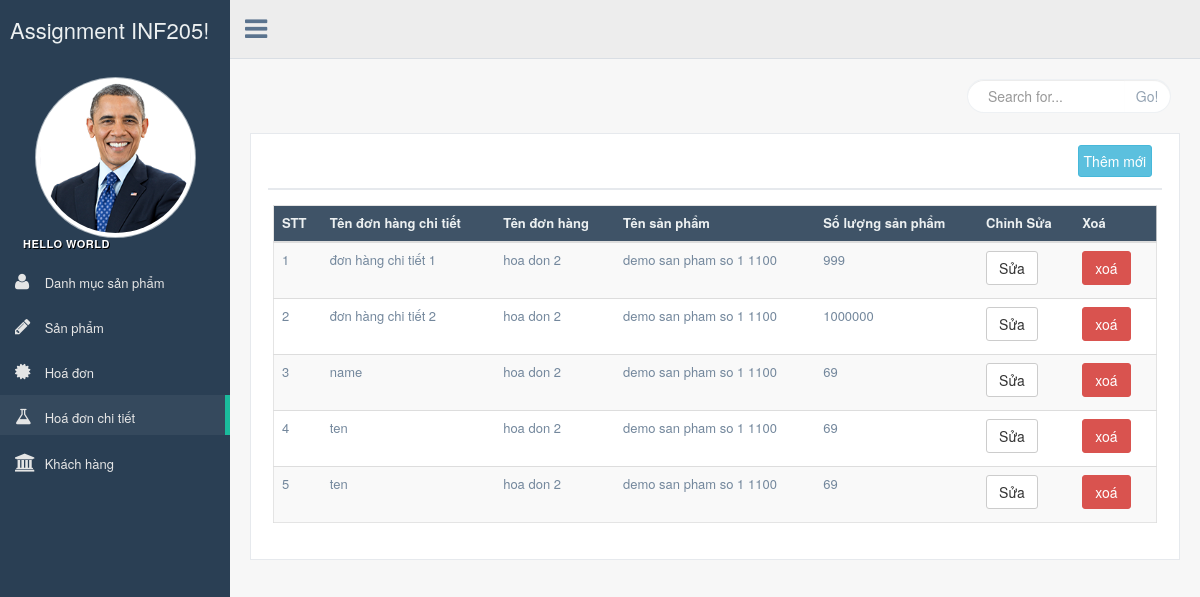
Screenshot of /orderdetail/orderdetail.php with the database file from the repository.
### tables this page shows
CREATE TABLE `orderdetails` (
  `id` int(11) NOT NULL,
  `name` varchar(255) DEFAULT NULL,
  `count_product` int(11) DEFAULT NULL,
  `orders_id` int(11) DEFAULT NULL,
  `products_id` int(11) DEFAULT NULL
);

CREATE TABLE `orders` (
  `id` int(11) NOT NULL,
  `custommers_id` int(11) NOT NULL,
  `name` varchar(255) DEFAULT NULL
);

CREATE TABLE `products` (
  `id` int(11) NOT NULL COMMENT 'trường id',
  `name` varchar(255) DEFAULT NULL,
  `content` text,
  `price` int(11) DEFAULT NULL,
  `catproducts_id` int(11) DEFAULT NULL
);

### orderdetail/orderdetail.php (the view, shortened to what this page needs)
<!DOCTYPE html>
<html lang="vi">
<head>
  <link href="../css/bootstrap.min.css" rel="stylesheet">
  <link href="../fonts/css/font-awesome.min.css" rel="stylesheet">
  <link href="../css/animate.min.css" rel="stylesheet">
  <link href="../css/custom.css" rel="stylesheet">
</head>
<body class="nav-md">
  <div class="container body">
    <div class="main_container">
      <div class="col-md-3 left_col">
        <div class="left_col scroll-view">
          <div class="navbar nav_title" style="border: 0;">
            <a href="index.html" class="site_title"><span>Assignment INF205!</span></a>
          </div>
          <div class="profile">
            <div class="profile_pic">
              <img src="../images/logo.png" alt="..." class="img-circle profile_img">
            </div>
          </div>
          <br />
          <div id="sidebar-menu" class="main_menu_side hidden-print main_menu">
            <div class="menu_section">
              <h3> Hello world</h3>
              <ul class="nav side-menu">
                <li ><a href="../catproduct/catproduct.php"><i class="fa fa-user"></i> Danh mục sản phẩm </a></li>
                <li><a href="../product/product.php"><i class="fa fa-pencil"></i> Sản phẩm </a></li>
                <li><a href="../order/order.php"><i class="fa fa-certificate"></i> Hoá đơn </a></li>
                <li class="active"><a href="../orderdetail/orderdetail.php"><i class="fa fa-flask"></i> Hoá đơn chi tiết </a></li>
                <li><a href="../custommer/custommer.php"><i class="fa fa-university"></i> Khách hàng </a></li>
              </ul>
            </div>
          </div>
        </div>
      </div>
      <div class="top_nav">
        <div class="nav_menu">
          <nav class="" role="navigation">
            <div class="nav toggle">
              <a id="menu_toggle"><i class="fa fa-bars"></i></a>
            </div>
          </nav>
        </div>
      </div>
      <div class="right_col" role="main">
        <div class="">
          <div class="page-title">
            <div class="title_right">
              <div class="col-md-5 col-sm-5 col-xs-12 form-group pull-right top_search">
                  <form class="input-group" action="researchorderdetail.php" method="get">
                    <input type="text" name="namesearch" class="form-control" placeholder="Search for...">
                    <span class="input-group-btn">
                        <button class="btn btn-default" type="submit" >Go!</button>
                    </span>
                  </form>
              </div>
            </div>
          </div>
          <div class="clearfix"></div>
          <div class="row">
            <div class="col-md-12 col-sm-12 col-xs-12">
              <div class="x_panel">
                <div class="x_title">
                  <ul class="nav navbar-right panel_toolbox">
                    <li><a class="btn btn-info" href="addorderdetail.php">Thêm mới</a></li>
                  </ul>
                  <div class="clearfix"></div>
                </div>
                <div class="x_content">
                  <table id="example" class="table table-striped responsive-utilities jambo_table">
                  <?php
                  include_once('../ketnoi.php');
                  $sql="select * from orderdetails";
                  $result=$db->query($sql);
                   ?>
                    <thead>
                      <tr class="headings">
                        <th>STT</th>
                        <th>Tên đơn hàng chi tiết</th>
                        <th>Tên đơn hàng</th>
                        <th>Tên sản phẩm</th>
                        <th>Số lượng sản phẩm</th>
                        <th>Chỉnh Sửa</th>
                        <th>Xoá </th>
                      </tr>
                    </thead>
                    <tbody>
                      <?php
                      $i=1;
                      foreach($result as $row)
                      {
                      ?>
                      <tr class="even pointer">
                        <td class=" "><?php echo $i; ?></td>
                        <td class=" "><?php echo $row['name'] ?></td>
                         <?php
                        $ordid = $row['orders_id'];
                        $sql="select * from orders where id = '$ordid'";
                        $result=$db->query($sql);
                        foreach( $result as $ordname){
                          $ordname = $ordname['name'];
                        ?>
                        <td class=" "><?php echo $ordname; ?></td>
                        <?php } ?>
                        <?php
                        $proid = $row['products_id'];
                        $sql="select * from products where id = '$proid'";
                        $result=$db->query($sql);
                        foreach( $result as $proname){
                          $proname = $proname['name'];
                        ?>
                        <td class=" "><?php echo $proname; ?></td>
                        <?php } ?>
                        <td class=" "><?php echo $row['count_product']; ?></td>
                        <td class=" "><a href="editorderdetail.php?id=<?php echo $row['id'];?>" class="btn btn-default">Sửa</a></td>
                        <td class=" "><a href="deleteorderdetail.php?id=<?php echo $row['id'];?>" class="btn btn-danger">xoá</a></td>
                      </tr>
                      <?php
                      $i=$i+1;
                      }
                       ?>
                    </tbody>
                  </table>
                </div>
              </div>
            </div>
            <br />
            <br />
            <br />
          </div>
        </div>
      </div>
    </div>
  </div>
</body>
</html>

### rows the page displays
orderdetails: name "đơn hàng chi tiết 1", count_product "999"
orders: name "hoa don 2"
products: name "demo san pham so 1 1100"
orderdetails: name "đơn hàng chi tiết 2", count_product "1000000"
orderdetails: name "name", count_product "69"
orderdetails: name "ten", count_product "69"
orderdetails: name "ten", count_product "69"
